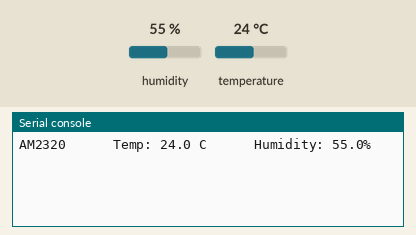
Recording of a program running on a simulated Raspberry Pi Pico running CircuitPython. Shown: the last lines printed to the serial console. Inputs (shaded band) come from the test bench; at power-on: humidity 55 %, temperature 24 °C.

Above: at 1.2 s.
1.3 s: humidity set to 22 %
At 3.3 s:
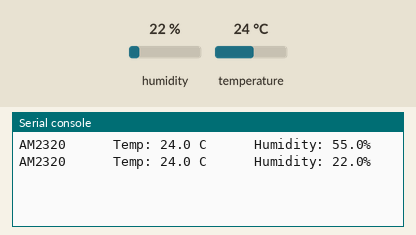
4.0 s: temperature set to 12 °C
At 4.8 s:
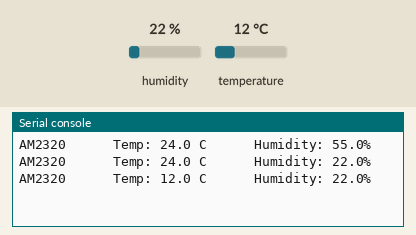
6.7 s: humidity set to 40 %
At 9.1 s:
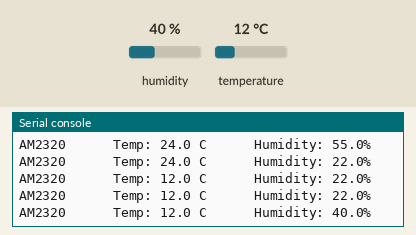
Timing chart, 0 to 10.6 s (numbered marks = the images above; inputs shaded):
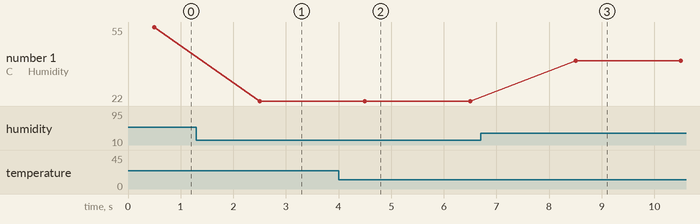

Measured:
- after the input at 1.3 s, the serial console: prints a new line after 1.2 s (image 1)
- after the input at 4.0 s, the serial console: prints a new line after 0.50 s (image 2)
- after the input at 6.7 s, the serial console: prints a new line after 1.8 s (image 3)
- plotted number 1: 55 → 22 after the input at 1.3 s, 22 → 40 after the input at 6.7 s

The program:

digital_temp_humid_AM2320.py
```python
'''
ESC204 2022W Widget Lab 2, Part 8
Task: Take readings using an AM2320 digital temperature/humidity sensor.
'''

import board
import bitbangio
import adafruit_am2320
import time

# set up I2C protocol
i2c = bitbangio.I2C(board.GP17, board.GP16)
dhtDevice = adafruit_am2320.AM2320(i2c)

# read values from AM2320 sensor every 2 seconds (with gap in between temp and humidity readings)
while True:
    try:
        # Print the values to the serial port
        temperature_c = dhtDevice.temperature
        time.sleep(0.5)
        humidity = dhtDevice.relative_humidity
        print("AM2320      Temp: {:.1f} C      Humidity: {}% ".format(temperature_c,humidity))

    except RuntimeError as error:
		# Errors happen fairly often, DHT's are hard to read, just keep trying to run/power cycle Pico
        print(error.args[0])

    time.sleep(1.5)
```
